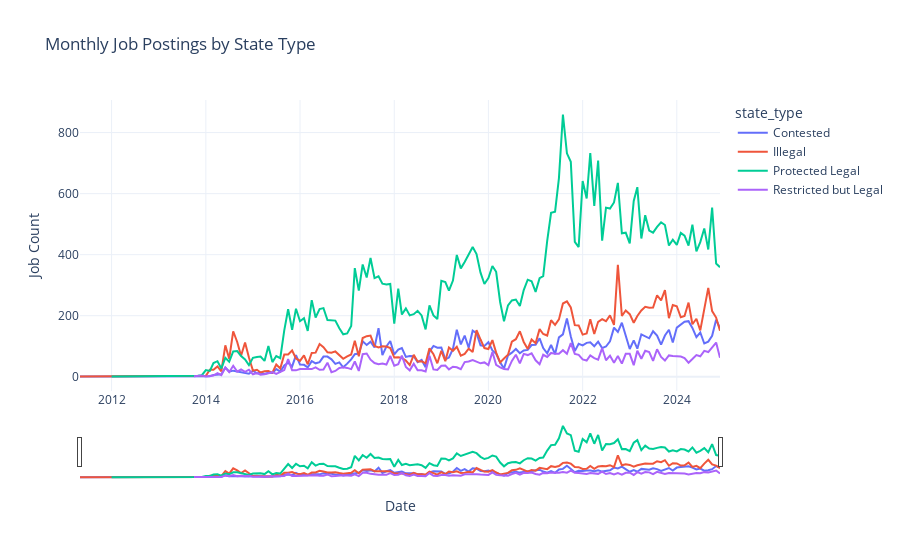

Notebook code for this chart:
### Code cell
import pandas as pd
import plotly.express as px

# Ensure datetime format
full_df["created"] = pd.to_datetime(full_df["created"])

# Define state classification
def classify_state(state):
    if state in illegal_states:
        return "Illegal"
    elif state in contested_states:
        return "Contested"
    elif state in restricted_but_legal_states:
        return "Restricted but Legal"
    elif state in protected_legal_states:
        return "Protected Legal"

full_df["state_type"] = full_df["state"].apply(classify_state)

# Group by month and state type
full_df["month"] = full_df["created"].dt.to_period("M").dt.to_timestamp()
grouped = full_df.groupby(["month", "state_type"]).size().reset_index(name="job_count")

# Create interactive plot
fig = px.line(
    grouped,
    x="month",
    y="job_count",
    color="state_type",
    title="Monthly Job Postings by State Type",
    labels={"month": "Date", "job_count": "Job Count"},
    markers=False
)

# Add Dobbs decision reference line
# fig.add_vline(
#     x="2022-06-24",
#     line_dash="dash",
#     line_color="gray",
#     annotation_text="Dobbs Decision",
#     annotation_position="top right"
# )

fig.update_layout(
    hovermode="x unified",
    xaxis=dict(rangeslider_visible=True, type="date"),
    template="plotly_white"
)

fig.show()

### Figure 1 — Plotly figure (JSON) as saved in the notebook; plotly's stock layout.template omitted (floating-point values rounded to 4 significant figures; data arrays with more than 128 entries replaced by an {"elided": "..."} marker saying what was removed)
{"data": [{"hovertemplate": "state_type=Contested<br>Date=%{x}<br>Job Count=%{y}<extra></extra>", "legendgroup": "Contested", "line": {"color": "#636efa", "dash": "solid"}, "marker": {"symbol": "circle"}, "mode": "lines", "name": "Contested", "orientation": "v", "showlegend": true, "type": "scatter", "x": {"elided": "137 str values"}, "xaxis": "x", "y": {"elided": "137 int values"}, "yaxis": "y"}, {"hovertemplate": "state_type=Illegal<br>Date=%{x}<br>Job Count=%{y}<extra></extra>", "legendgroup": "Illegal", "line": {"color": "#EF553B", "dash": "solid"}, "marker": {"symbol": "circle"}, "mode": "lines", "name": "Illegal", "orientation": "v", "showlegend": true, "type": "scatter", "x": {"elided": "136 str values"}, "xaxis": "x", "y": {"elided": "136 int values"}, "yaxis": "y"}, {"hovertemplate": "state_type=Protected Legal<br>Date=%{x}<br>Job Count=%{y}<extra></extra>", "legendgroup": "Protected Legal", "line": {"color": "#00cc96", "dash": "solid"}, "marker": {"symbol": "circle"}, "mode": "lines", "name": "Protected Legal", "orientation": "v", "showlegend": true, "type": "scatter", "x": {"elided": "141 str values"}, "xaxis": "x", "y": {"elided": "141 int values"}, "yaxis": "y"}, {"hovertemplate": "state_type=Restricted but Legal<br>Date=%{x}<br>Job Count=%{y}<extra></extra>", "legendgroup": "Restricted but Legal", "line": {"color": "#ab63fa", "dash": "solid"}, "marker": {"symbol": "circle"}, "mode": "lines", "name": "Restricted but Legal", "orientation": "v", "showlegend": true, "type": "scatter", "x": {"elided": "134 str values"}, "xaxis": "x", "y": {"elided": "134 int values"}, "yaxis": "y"}], "layout": {"hovermode": "x unified", "legend": {"title": {"text": "state_type"}, "tracegroupgap": 0}, "title": {"text": "Monthly Job Postings by State Type"}, "xaxis": {"anchor": "y", "domain": [0, 1], "rangeslider": {"visible": true}, "title": {"text": "Date"}, "type": "date"}, "yaxis": {"anchor": "x", "domain": [0, 1], "title": {"text": "Job Count"}}}}
